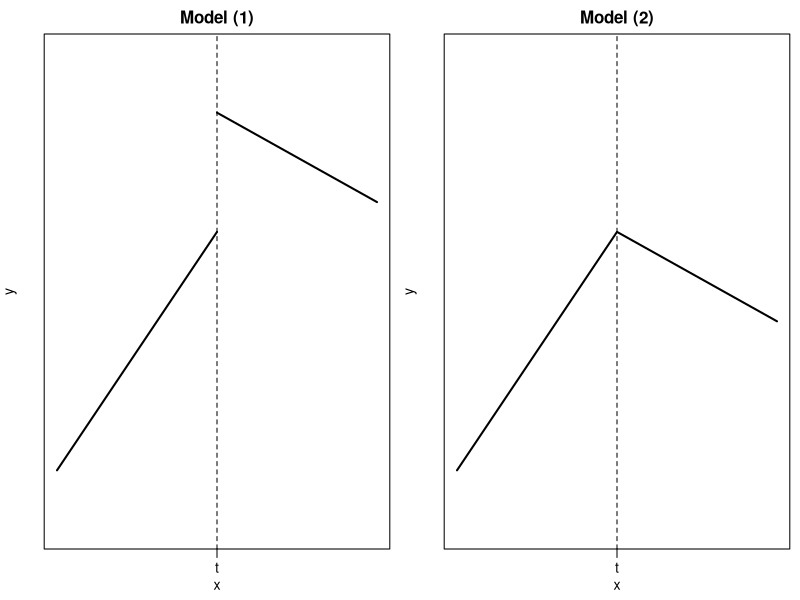

This figure's R source:
## ---- chunk 1
knitr::opts_chunk$set(echo = TRUE)
## ---- chunk 2
t0 <- 5                                  # the known value t (t0, so as not to mask t())
sketch <- function(main) {               # empty panel, with the line x = t marked
  plot(NA, xlim = c(0, 10), ylim = c(0, 8), xaxt = "n", yaxt = "n",
       xlab = "x", ylab = "y", main = main)
  axis(1, at = t0, labels = "t")
  abline(v = t0, lty = 2)
}
par(mfrow = c(1, 2), mar = c(3, 2.6, 2, 0.6), mgp = c(1.6, 0.6, 0), cex = 0.85)
sketch("Model (1)")
segments(c(0, t0), c(1, 7), c(t0, 10), c(5, 5.5), lwd = 2)   # two unrelated lines
sketch("Model (2)")
lines(c(0, t0, 10), c(1, 5, 3.5), lwd = 2)                    # two lines that meet at t
